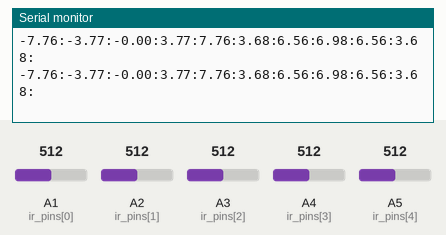
This sketch was run on a simulated Arduino Uno, built with avr-gcc and run on an emulated ATmega328P. Shown: the last lines printed to the serial monitor. The inputs (shaded band) are chosen by the test bench; at power-on: A1 (ir_pins[0]) = 512, A2 (ir_pins[1]) = 512, A3 (ir_pins[2]) = 512, A4 (ir_pins[3]) = 512, A5 (ir_pins[4]) = 512.

Above: at 1.2 s.
1.3 s: A1 (ir_pins[0]) set to 716
At 1.31 s:
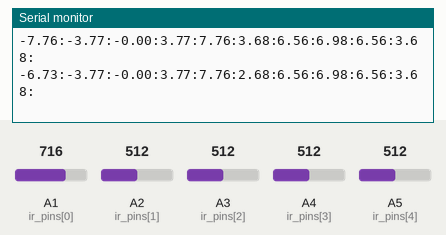
2.8 s: A2 (ir_pins[1]) set to 716
At 2.81 s:
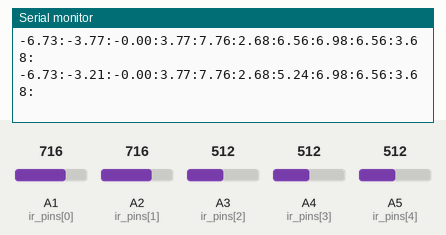
4.3 s: A3 (ir_pins[2]) set to 716
At 4.31 s:
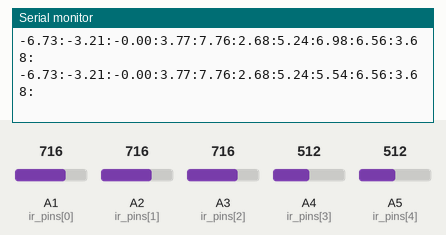
5.8 s: A4 (ir_pins[3]) set to 716
At 5.81 s:
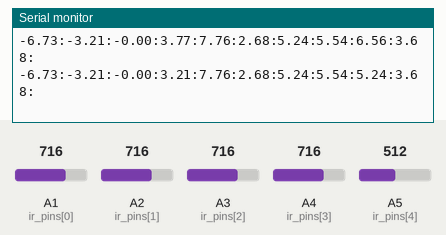
7.3 s: A5 (ir_pins[4]) set to 716
At 7.31 s:
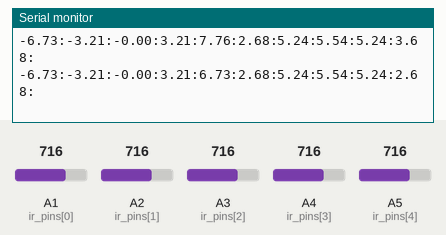
8.8 s: A1 (ir_pins[0]) set to 992
At 8.81 s:
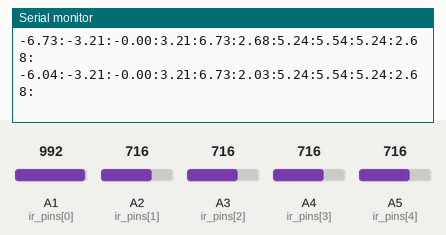
Timing chart, 0 to 11.3 s (numbered marks = the images above; inputs shaded):
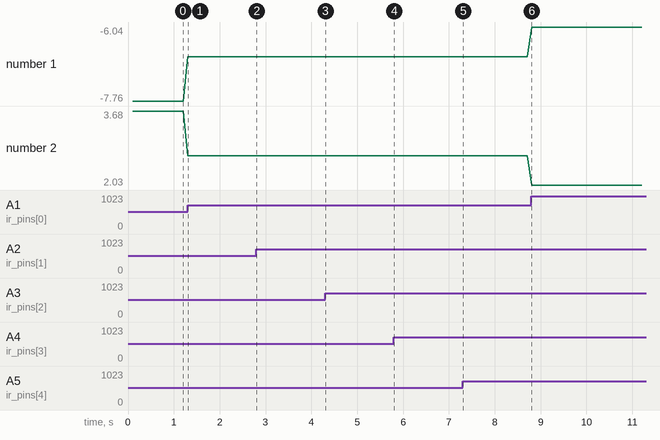

Measured:
- after the input at 1.3 s, the serial monitor: prints a new line at once (image 1)
- after the input at 2.8 s, the serial monitor: prints a new line at once (image 2)
- after the input at 4.3 s, the serial monitor: prints a new line at once (image 3)
- after the input at 5.8 s, the serial monitor: prints a new line at once (image 4)
- after the input at 7.3 s, the serial monitor: prints a new line at once (image 5)
- after the input at 8.8 s, the serial monitor: prints a new line at once (image 6)
- plotted number 1: -7.76 → -6.73 after the input at 1.3 s, -6.73 → -6.04 after the input at 8.8 s
- plotted number 2: 3.68 → 2.68 after the input at 1.3 s, 2.68 → 2.03 after the input at 8.8 s

The sketch:

ir_array_sense.ino
```cpp
//defining arrays for ir sensor iteration
float x_vals[] = { -4.567682, -2.035302, 0, 2.035302, 4.567682}; //cm
float y_vals[] = {0.600964, 2.481072, 2.54, 2.481072, 0.600964}; //cm
float theta_vals[] = {2.37365, 1.97222, 1.5708, 1.16937, 0.767945}; //rads

// dynamic arrays for mapping ir sensor readings
float distances[] = {0, 0, 0, 0, 0}; //cm
float map_x_vals[] = {0, 0, 0, 0, 0}; //cm
float map_y_vals[] = {0, 0, 0, 0, 0}; //cm

//defining pins that all the sensors are on
int ir_pins[] = {A1, A2, A3, A4, A5};

//creating global variables to be used for calculations
float ir_reading; //0 to 1023
float ir_distance; //cm
float distance; //cm
float voltage; //volts

//creating timing variables
unsigned long oldLoopTime = 0;
unsigned long newLoopTime = 0;
unsigned long cycleTime = 0;
const long controlLoopInterval = 100;

void setup() {
  // begin serial communications
  Serial.begin(9600);
}

void loop() {
  // Real-Time Clock Control - Only run if one cycle has elapsed
  newLoopTime = millis();
  if (newLoopTime - oldLoopTime >= controlLoopInterval) {
    oldLoopTime = newLoopTime;

    // Iterate through IR sensors
    for (int i = 0; i <= 4; i++) {

      // turn each reading into a distance
      ir_reading = analogRead(ir_pins[i]);
      ir_distance = short_reading_to_distance(ir_reading);
      distances[i] = ir_distance;

      // map those distances into local x,y frame
      map_x_vals[i] = x_vals[i] + distances[i] * cos(theta_vals[i]);
      map_y_vals[i] = y_vals[i] + distances[i] * sin(theta_vals[i]);
    }

//    // This is only temporary whilst physical system is being set up--------------------
//    Serial.print(-10.0); Serial.print(":");
//    Serial.print(-5.0); Serial.print(":");
//    Serial.print(0.0); Serial.print(":");
//    Serial.print(5.0); Serial.print(":");
//    Serial.print(10.0); Serial.print(":");
//
//    //print out all y values for map
//    Serial.print(0.0); Serial.print(":");
//    Serial.print(5.0); Serial.print(":");
//    Serial.print(10.0); Serial.print(":");
//    Serial.print(5.0); Serial.print(":");
//    Serial.print(0.0); Serial.println(":");
//    // --------------------------------------------------------------------------------

    //  //print out all x values for map
      Serial.print(map_x_vals[0]); Serial.print(":");
      Serial.print(map_x_vals[1]); Serial.print(":");
      Serial.print(map_x_vals[2]); Serial.print(":");
      Serial.print(map_x_vals[3]); Serial.print(":");
      Serial.print(map_x_vals[4]); Serial.print(":");

      //print out all y values for map
      Serial.print(map_y_vals[0]); Serial.print(":");
      Serial.print(map_y_vals[1]); Serial.print(":");
      Serial.print(map_y_vals[2]); Serial.print(":");
      Serial.print(map_y_vals[3]); Serial.print(":");
      Serial.print(map_y_vals[4]); Serial.println(":");

  } //end of real time clock control
}

//------------Functions----------------
float mid_reading_to_distance(float reading) {
  // This function turns the reading from a mid_range IR sensor into a cm distance
  // WARNING: For anything out of the range 10cm to 70cm, this won't work right
  // INPUT:
  // float reading - this is the straight analog value read in through arduino from the ir sensor
  // OUTPUT:
  // float distance - this is the distance measured in cm

  // first map from reading to a voltage
  voltage = 5.0 * (reading / 1023);

  // use math to approximate distance from voltage
  distance = pow( (voltage / 15.7212), 1 / -0.844358 );

  return distance;
}

float short_reading_to_distance(float reading) {
  // This function turns the reading from a short_range IR sensor into a cm distance
  // WARNING: For anything out of the range 3.5cm to 30cm, this won't work right
  // INPUT:
  // float reading - this is the straight analog value read in through arduino from the ir sensor
  // OUTPUT:
  // float distance - this is the distance measured in cm

  // first map from reading to a voltage
  voltage = 5.0 * (reading / 1023);

  // use math to approximate distance from voltage
  distance = pow( (voltage / 8.97257), 1 / -0.857144 );

  return distance;
}
```
